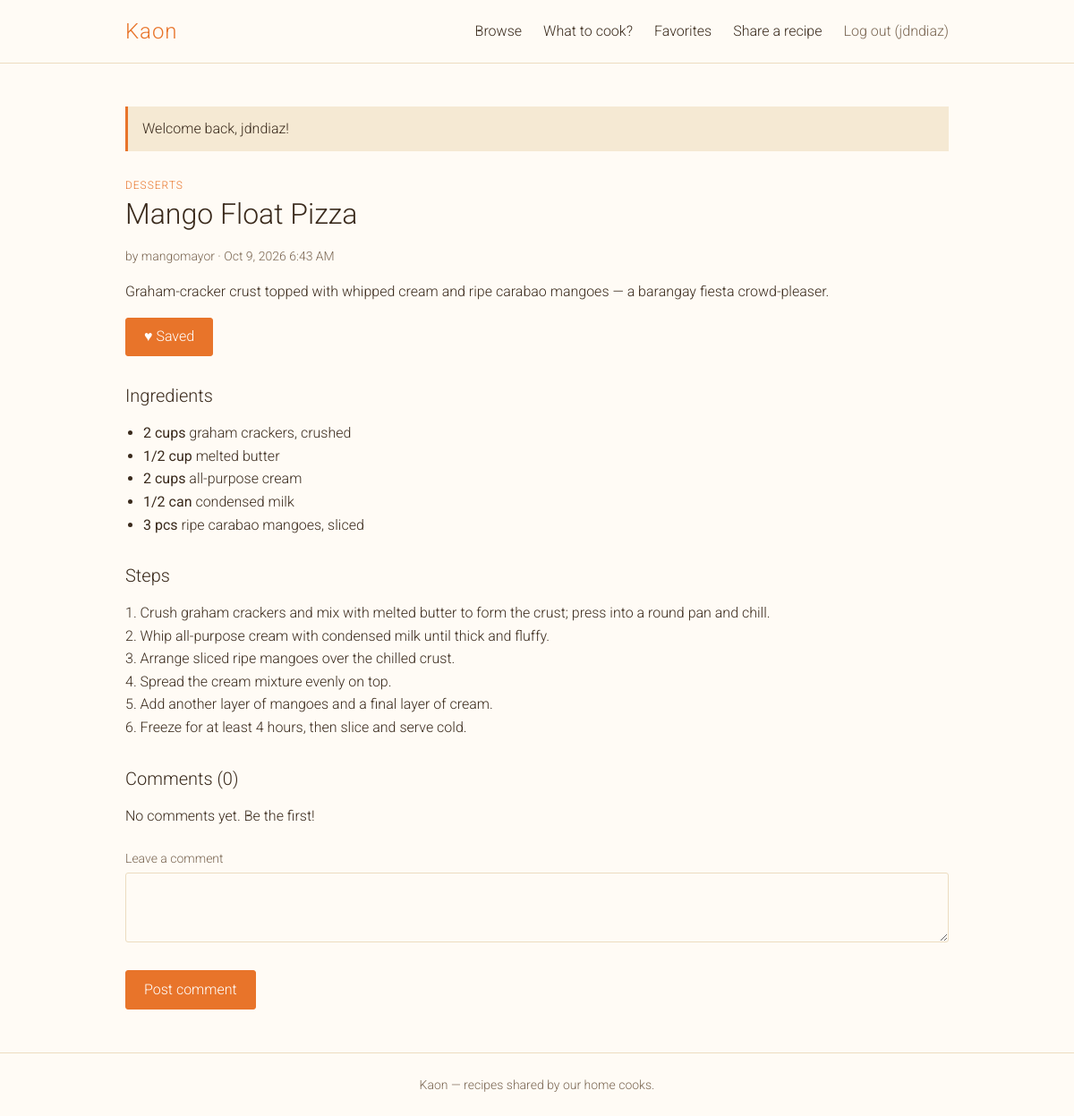
Screenshot of /recipe.php?id=16 (signed in) with the database file from the repository.
### tables this page shows
CREATE TABLE `recipes` (
  `id` int(10) UNSIGNED NOT NULL,
  `user_id` int(10) UNSIGNED NOT NULL,
  `category_id` int(10) UNSIGNED NOT NULL,
  `title` varchar(150) NOT NULL,
  `description` varchar(500) NOT NULL,
  `steps` text NOT NULL,
  `created_at` timestamp NOT NULL DEFAULT current_timestamp(),
  `updated_at` timestamp NULL DEFAULT NULL
);

CREATE TABLE `categories` (
  `id` int(10) UNSIGNED NOT NULL,
  `name` varchar(50) NOT NULL
);

CREATE TABLE `users` (
  `id` int(10) UNSIGNED NOT NULL,
  `username` varchar(50) NOT NULL,
  `email` varchar(100) NOT NULL,
  `password_hash` varchar(255) NOT NULL,
  `created_at` timestamp NOT NULL DEFAULT current_timestamp()
);

CREATE TABLE `ingredients` (
  `id` int(10) UNSIGNED NOT NULL,
  `recipe_id` int(10) UNSIGNED NOT NULL,
  `amount` varchar(10) NOT NULL DEFAULT '',
  `unit` varchar(10) NOT NULL DEFAULT '',
  `name` varchar(100) NOT NULL
);

### includes/init.php (called while the page is built, shortened)
<?php
require_once __DIR__ . '/db.php';
require_once __DIR__ . '/helpers.php';
require_once __DIR__ . '/layout.php';
spl_autoload_register(function (string $class): void {
    $file = __DIR__ . '/../src/' . $class . '.php';
});

### includes/db.php (called while the page is built, shortened)
<?php
function db(): PDO
{
    static $pdo = null;
    if ($pdo === null) {
        $pdo = new PDO(
            'mysql:host=' . DB_HOST . ';dbname=' . DB_NAME . ';charset=utf8mb4',
            DB_USER,
            DB_PASS,
            [
                PDO::ATTR_ERRMODE            => PDO::ERRMODE_EXCEPTION,
                PDO::ATTR_DEFAULT_FETCH_MODE => PDO::FETCH_ASSOC,
                PDO::ATTR_EMULATE_PREPARES   => false,
                PDO::MYSQL_ATTR_FOUND_ROWS   => true,
                PDO::MYSQL_ATTR_INIT_COMMAND => "SET time_zone = '+08:00'",
            ]
        );
    }
    return $pdo;
}

### src/Auth.php (called while the page is built, shortened)
<?php
final class Auth
{
    public static function check(): bool
    {
        return isset($_SESSION['user_id']);
    }
    public static function require(): int
    {
        return (int) $_SESSION['user_id'];
    }
}

### src/Recipe.php (called while the page is built, shortened)
<?php
final class Recipe
{
    public function find(int $id, int $viewerId = 0): ?array
    {
        $stmt = $this->db->prepare('
            SELECT r.id, r.user_id, r.category_id, r.title, r.description, r.steps,
                   r.created_at, r.updated_at, u.username, c.name AS category,
                   EXISTS (SELECT 1 FROM favorites f WHERE f.recipe_id = r.id AND f.user_id = :viewer) AS is_fav
            FROM recipes r
            JOIN users u      ON u.id = r.user_id
            JOIN categories c ON c.id = r.category_id
            WHERE r.id = :id');
        $stmt->execute(['viewer' => $viewerId, 'id' => $id]);
        return $stmt->fetch() ?: null;
    }
    public function ingredients(int $recipeId): array
    {
        $stmt = $this->db->prepare('SELECT amount, unit, name FROM ingredients WHERE recipe_id = :id ORDER BY id');
        $stmt->execute(['id' => $recipeId]);
        return $stmt->fetchAll();
    }
}

### includes/helpers.php (called while the page is built, shortened)
<?php
function e(?string $value): string
{
    return htmlspecialchars((string) $value, ENT_QUOTES | ENT_SUBSTITUTE, 'UTF-8');
}
function format_date(string $timestamp): string
{
    return date('M j, Y g:i A', strtotime($timestamp));
}
function format_amount(string $amount, string $unit): string
{
    $value   = Validator::quantityValue($amount);
    return $amount . ' ' . $unit;
}

### src/Validator.php (called while the page is built, shortened)
<?php
final class Validator
{
    public static function quantityValue(string $amount): ?float
    {
        if (preg_match('/^\d+(\.\d{1,2})?$/', $amount)) {
            $value = (float) $amount;
        } elseif (preg_match('/^(?:(\d+) )?(\d+)\/(\d+)$/', $amount, $m) && (int) $m[3] > 0) {
            $value = (int) $m[1] + (int) $m[2] / (int) $m[3];
        } else {
            return null;
        }
        return $value > 0 ? $value : null;
    }
}

### src/Comment.php (called while the page is built, shortened)
<?php
final class Comment
{
    public function forRecipe(int $recipeId): array
    {
        $stmt = $this->db->prepare('
            SELECT c.id, c.user_id, c.body, c.created_at, c.updated_at, u.username
            FROM comments c
            JOIN users u ON u.id = c.user_id
            WHERE c.recipe_id = :recipe
            ORDER BY c.created_at ASC, c.id ASC');
        $stmt->execute(['recipe' => $recipeId]);
        return $stmt->fetchAll();
    }
}

### recipe.php (the view, shortened to what this page needs)
<?php
require __DIR__ . '/includes/init.php';
$userId   = Auth::require();
$recipes  = new Recipe(db());
$comments = new Comment(db());
$id = (int) ($_GET['id'] ?? 0);
$r  = $recipes->find($id, $userId);
$recipeUrl = 'recipe.php?id=' . $id;
$body       = '';
$ingredients = $recipes->ingredients($id);
$commentList = $comments->forRecipe($id);
?>
<article class="recipe" id="recipe-<?= $id ?>">
    <span class="badge"><?= e($r['category']) ?></span>
    <h1><?= e($r['title']) ?></h1>
    <p class="meta">
        by <?= e($r['username']) ?> &middot; <?= e(format_date($r['created_at'])) ?>
    </p>
    <p><?= e($r['description']) ?></p>
    <div class="actions">
    </div>
    <h2 class="section-title">Ingredients</h2>
    <ul>
        <?php foreach ($ingredients as $row): ?>
            <li>
                <?php if ($row['amount'] !== ''): ?><strong class="amount"><?= e(format_amount($row['amount'], $row['unit'])) ?></strong><?php endif; ?>
                <?= e($row['name']) ?>
            </li>
        <?php endforeach; ?>
    </ul>
    <h2 class="section-title">Steps</h2>
    <p><?= nl2br(e($r['steps'])) ?></p>
</article>
<section id="comments">
    <h2 class="section-title">Comments (<?= count($commentList) ?>)</h2>
    <?php if (!$commentList): ?>
        <p>No comments yet. Be the first!</p>
    <?php endif; ?>
    <form method="post" action="<?= e($recipeUrl) ?>" class="comment-form">
        <label for="body">Leave a comment</label>
        <textarea id="body" name="body" rows="3" required minlength="2" maxlength="1000"><?= e($body) ?></textarea>
        <button type="submit" class="btn">Post comment</button>
    </form>
</section>

### assets/css/style.css (style rules this page uses)
:root { --cream: #fffbf5; --cream-dark: #f5e9d3; --orange: #e8742a; --orange-dark: #c95e18; --ink: #3a2a1c; --ink-soft: #7a6652; --line: #ecdcc0; }
* { box-sizing: border-box; }
html, body, button, input, select, textarea { font-family: 'Roboto', sans-serif; font-weight: 300; }
body { margin: 0; background: var(--cream); color: var(--ink); font-size: 16px; line-height: 1.6; min-height: 100vh; display: flex; flex-direction: column; }
h1, h2, h3 { font-weight: 300; line-height: 1.25; margin: 0 0 1rem; }
h1 { font-size: 2rem; }
p { margin: 0 0 1rem; }
label { display: block; margin: 1rem 0 0.25rem; font-size: 0.875rem; color: var(--ink-soft); }
input[type=text], input[type=email], input[type=password], input[type=search], input[type=number], select, textarea { width: 100%; padding: 0.6rem 0.75rem; background: var(--cream); border: 1px solid var(--line); border-radius: 3px; color: var(--ink); font-size: 1rem; }
.btn { display: inline-block; margin: 0; padding: 0.6rem 1.25rem; line-height: 1.4; text-align: center; background: var(--orange); border: 1px solid var(--orange); border-radius: 3px; color: #fff; font-size: 1rem; cursor: pointer; }
.form-card .btn, .comment-form .btn { margin-top: 1.5rem; }
.badge { font-size: 0.75rem; letter-spacing: 0.08em; text-transform: uppercase; color: var(--orange); }
.meta, .edited { font-size: 0.875rem; color: var(--ink-soft); }
textarea { resize: vertical; }
.section-title { font-size: 1.25rem; margin-top: 2rem; }
.actions { display: flex; flex-wrap: wrap; align-items: center; gap: 0.5rem; margin: 1rem 0; }
.amount { font-weight: 400; }
.recipe ul { padding-left: 1.25rem; margin: 0; }
.comment-form { margin-top: 1.5rem; }

### rows the page displays
recipes: category.name "DESSERTS", title "Mango Float Pizza", user.username "mangomayor", created_at "Oct 9, 2026 6:43 AM", description "Graham-cracker crust topped with whipped cream and ripe carabao mangoes — a barangay fiesta crowd-pleaser.", steps "1. Crush graham crackers and mix with melted butter to form the crust; press into a round pan and chill. 2. Whip all-purpose cream with condensed milk until thick and fluffy. 3. Arrange sliced ripe mangoes over the chilled crust. 4. Spread the cream mixture evenly on top. 5. Add another layer of mangoes and a final layer of cream. 6. Freeze for at least 4 hours, then slice and serve cold."
ingredients: format_amount($row['amount'], $row['unit']) "2 cups", name "graham crackers, crushed"
ingredients: format_amount($row['amount'], $row['unit']) "1/2 cup", name "melted butter"
ingredients: format_amount($row['amount'], $row['unit']) "2 cups", name "all-purpose cream"
ingredients: format_amount($row['amount'], $row['unit']) "1/2 can", name "condensed milk"
ingredients: format_amount($row['amount'], $row['unit']) "3 pcs", name "ripe carabao mangoes, sliced"

### other values shown
Auth::username() "jdndiaz"
$f['message'] "Welcome back, jdndiaz!"
count($commentList) "0"
